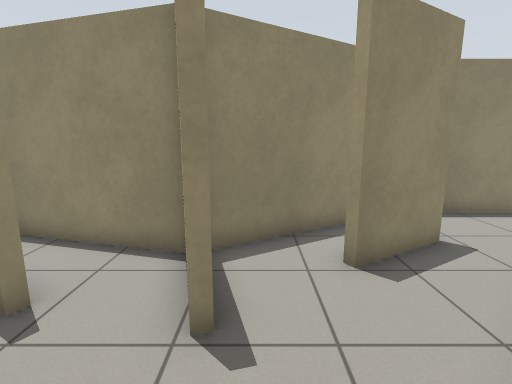
[1] (above)

23 first-person views from a walk through a robot-simulator world made for Gazebo. The camera is 1.2 m above the floor, tilts 10° down and sees 85° across. The floor is counted in squares, 0.5 m on a side. Each view is taken from the middle of a square. On the plan, view 1 faces up. The plan holds only what a view shows up to about 18 squares ahead; the rest is blank. Robots are left out.

[2]
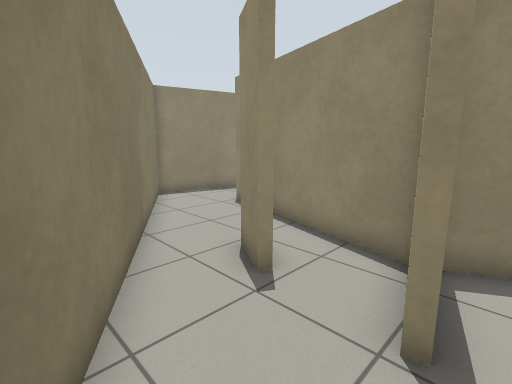

[3]
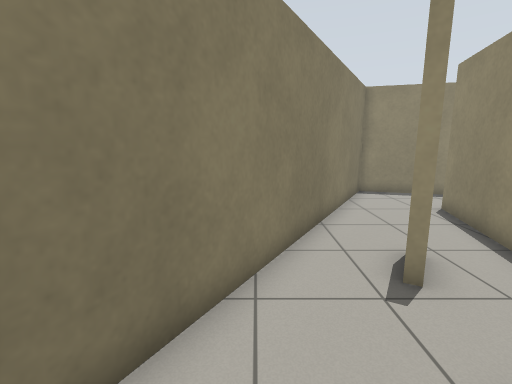

[4]
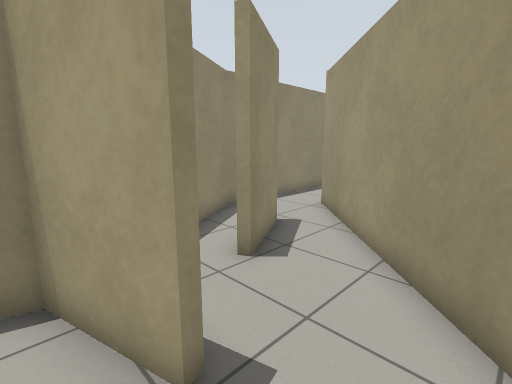

[5]
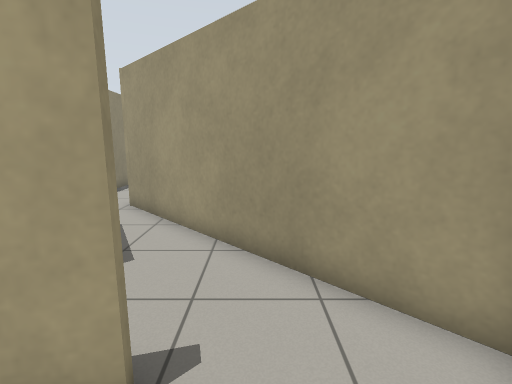

[6]
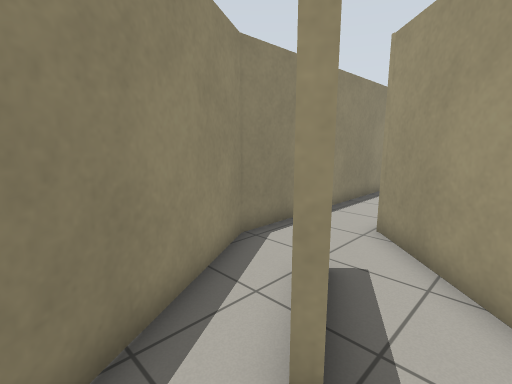

[7]
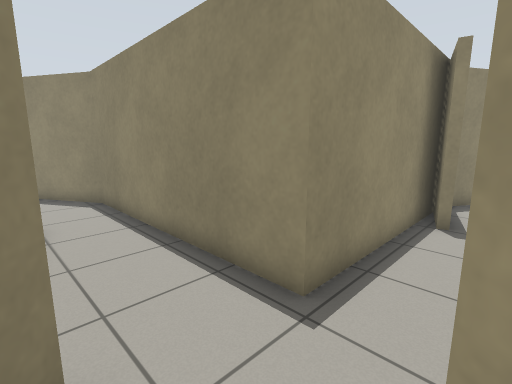

[8]
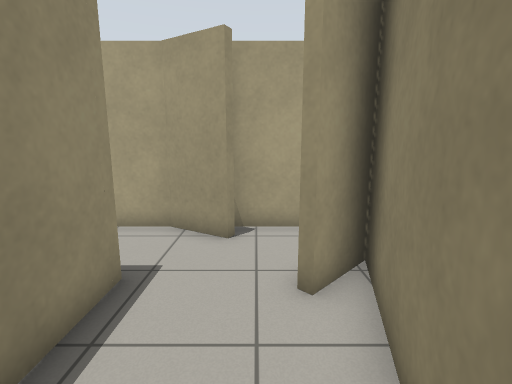

[9]
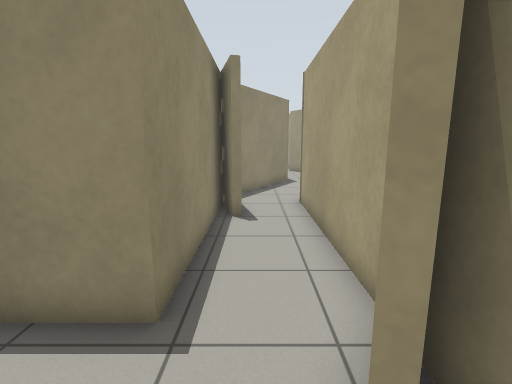

[10]
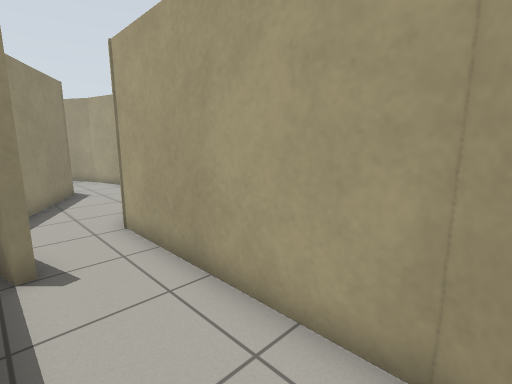

[11]
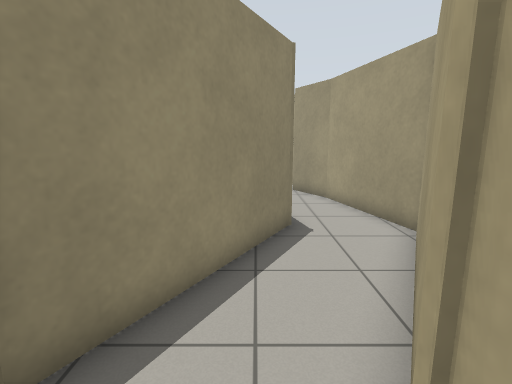

[12]
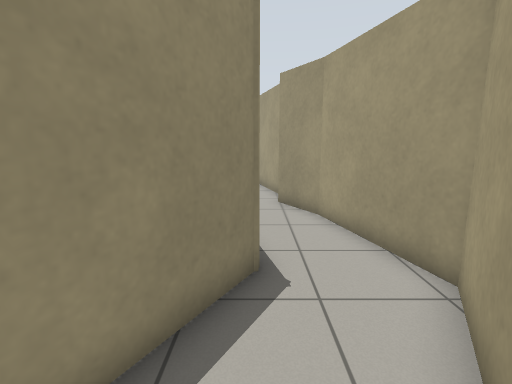

[13]
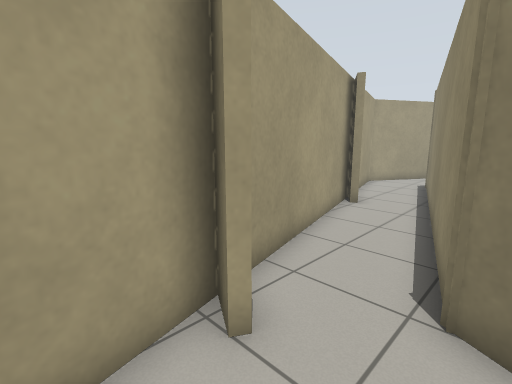

[14]
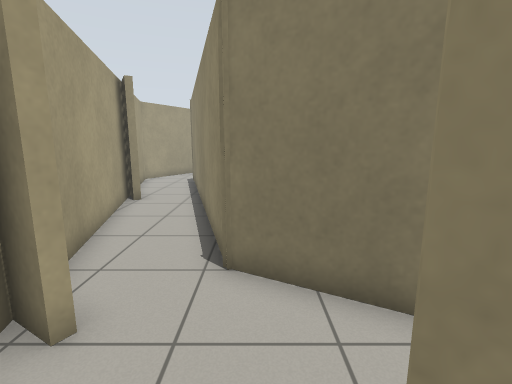

[15]
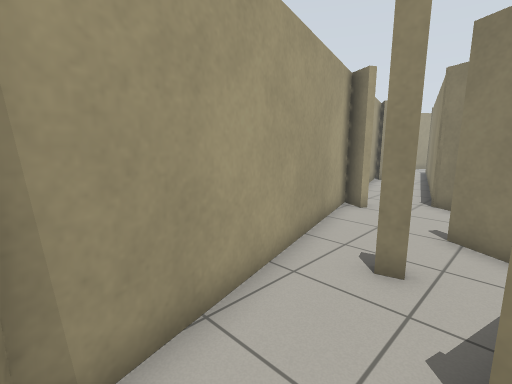

[16]
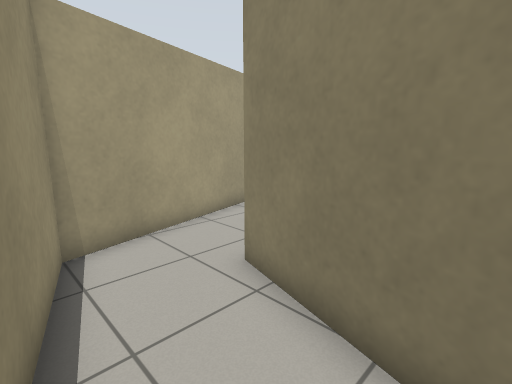

[17]
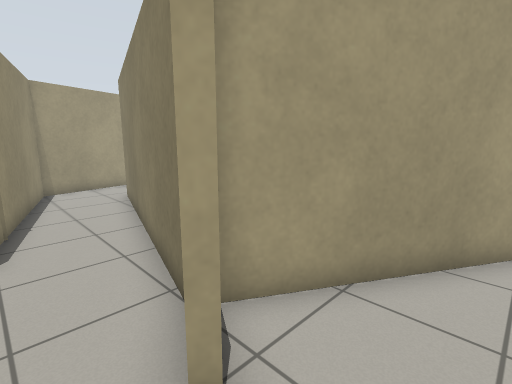

[18]
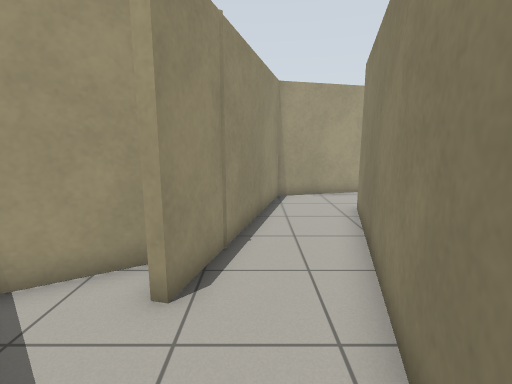

[19]
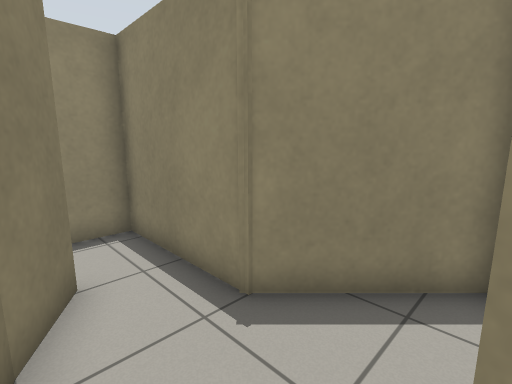

[20]
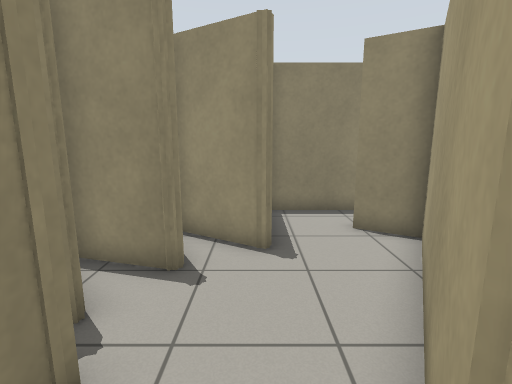

[21]
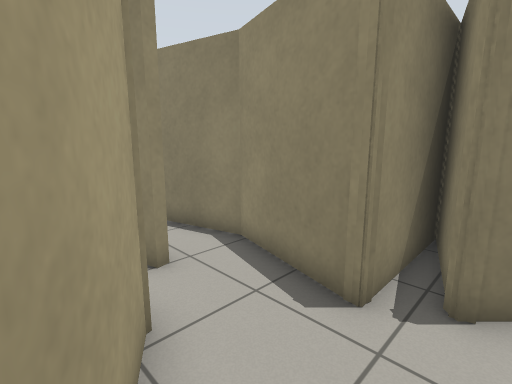

[22]
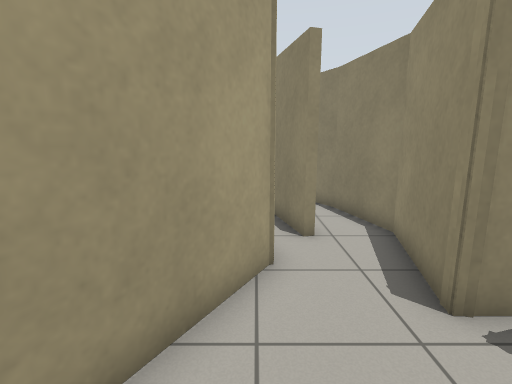

[23]
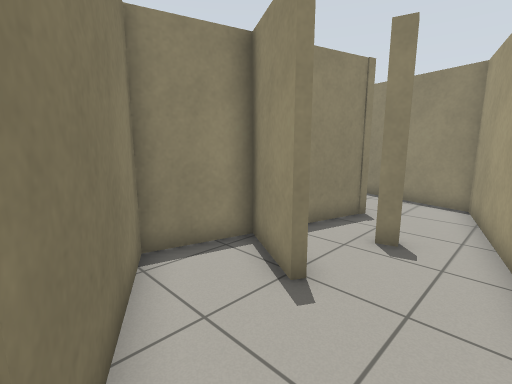

### Floor plan
Points are (right, up) in squares from view 1. A wall is a line through its corners. A room is listed if a view was taken in it or the views show most of it. See-through windows are left out.
Room 1 (views 1, 2, 3, 4, 6)
walls: (-0.3, -1) (5.8, 5.1); (1.5, 7.5) (-1, 6); (-3.2, 0.6) (-0.6, -0.9); (4.6, 6.6) (1.9, 5.1) (1.7, 5.4)
ways out: opening at (-2, 2.5) to room 2; opening at (5, 6) to room 3
Room 2 (view 5)
walls: (-11.8, 10.2) (-12.8, 6.2) (-3.2, 0.6); (-3.5, 3.5) (-4.9, 4.3); (-0.8, 3.1) (-1.5, 5.8) (-9.1, 7.9)
ways out: opening at (-2, 2.5) to room 1
Room 3 (views 7, 8, 9, 10)
walls: (10.9, 5.9) (15.5, 4.7); (14.2, 6.4) (14.8, 5.9); (14.7, 9.4) (4.9, 9.4) (3, 8.3); (5.8, 5.1) (7.5, 6.8); (16.7, 7.6) (17.8, 9.5); (17.8, 5.6) (17.8, 8.8)
ways out: opening at (5, 6) to room 1; opening at (16, 10) to room 4
Room 4 (views 11, 12)
walls: (15.6, 15.1) (15.2, 15); (14.7, 17.1) (14.7, 9.4); (17.8, 9.5) (17.8, 17.1) (19.4, 19.8); (16.7, 21.9) (14.6, 18.2)
ways out: opening at (16, 10) to room 3; opening at (18, 21) to room 8
Room 5 (view 13)
walls: (13.2, 40.7) (10.9, 42) (10.1, 39.3) (14.6, 36.9); (17.3, 38.6) (16.4, 41.9)
ways out: opening at (14.5, 41) to room 6; opening at (16, 37) to room 7
Room 6 (views 14, 15, 16, 17, 18, 19, 20, 21, 22)
walls: (2.3, 48.8) (0.7, 49.7); (7.3, 52.1) (6.1, 54.1); (0.8, 50) (2.6, 49); (5.7, 54.6) (2.9, 51.8) (-1.7, 51.8) (-1.7, 50.4); (-1.7, 48) (-4, 49.3); (-1.4, 42.5) (2.4, 49) (12, 46.3) (11.4, 43.9); (12.1, 41.7) (13.4, 40.9); (-4.9, 46.1) (-4.3, 45.4) (-6, 45); (-6, 44.4) (-3.7, 44.4) (-4.7, 40.7) (-3.9, 37.6); (16.4, 41.9) (14.5, 49) (5.8, 51.4)
ways out: opening at (14.5, 41) to room 5; opening at (-3, 39)
Room 7 (view 23)
walls: (14.6, 36.9) (16.6, 29.3); (19.8, 29.2) (17.6, 37.5)
ways out: opening at (16, 37) to room 5; opening at (18, 29) to room 8
Room 8 (no view inside)
walls: (16.6, 29.3) (18, 24) (16.7, 21.9); (19.4, 19.8) (21.4, 23.4) (20.1, 28.2) (18.9, 30.3)
ways out: opening at (18, 21) to room 4; opening at (18, 29) to room 7
Room 9 (no view inside)
walls: (3, 8.3) (1.5, 7.5)

Positions as (right, up) in squares from view 1, and headings:
1: (0, 0), facing up
2: (0, 0), facing up-left
3: (1, 1), facing left
4: (-2, 1), facing up-right
5: (-3, 2), facing right
6: (0, 4), facing up-right
7: (17, 6), facing up-left
8: (10, 7), facing right
9: (16, 6), facing up
10: (15, 9), facing up-right
11: (17, 16), facing up
12: (18, 19), facing up
13: (14, 41), facing down-right
14: (14, 42), facing down
15: (12, 49), facing down-right
16: (8, 50), facing down-right
17: (-1, 51), facing down-right
18: (2, 50), facing right
19: (6, 49), facing up-left
20: (-2, 42), facing up
21: (0, 46), facing down-left
22: (-1, 48), facing down
23: (16, 37), facing up-left
